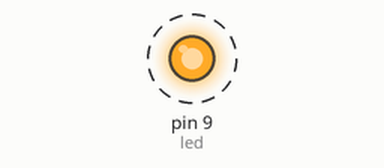
A sketch run on a simulated Arduino Uno, built with avr-gcc and run on an emulated ATmega328P. On the bench: output pins drawn as LEDs (lit = HIGH). Dashed ring = blinking.

Above: at 0.02 s.
Timing chart, 0 to 3.0 s (numbered marks = the images above):
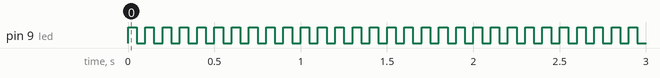

The sketch:

63010870_3.ino
```cpp
// Arduino Led_Hz
  int led = 9 ;


void setup() {
  pinMode(led,OUTPUT);
  Serial.begin(9600);

}

void loop() {

   digitalWrite(led,HIGH);
   delay(50);
   digitalWrite(led,LOW);
   delay(50);
  }
```

Measured:
- by itself, pin 9 (led): alternates HIGH for 0.05 s and LOW for 0.05 s
